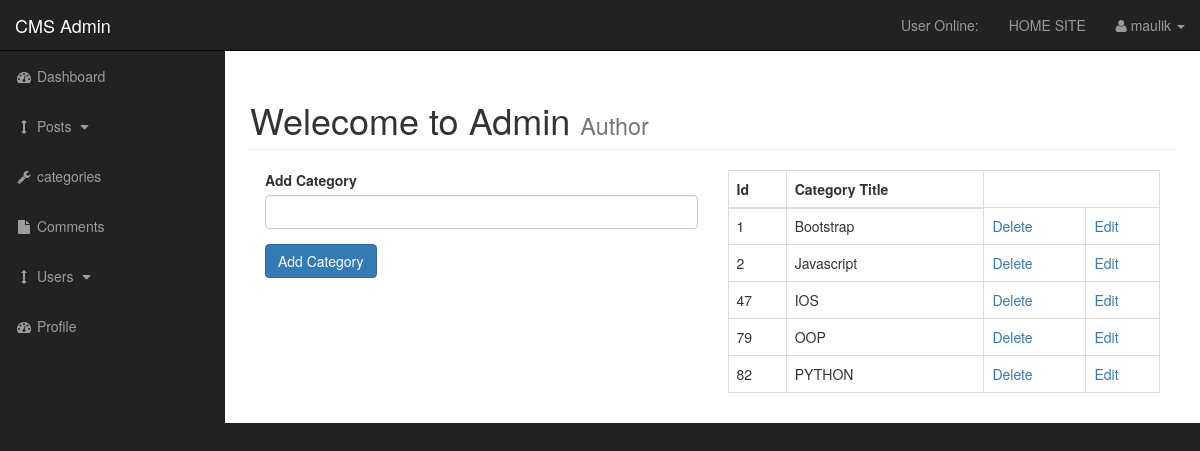
The app's page /admin/categories.php (signed in) with its own data.
### tables this page shows
CREATE TABLE `categories` (
  `cat_id` int(3) NOT NULL,
  `user_id` int(11) NOT NULL,
  `cat_title` varchar(255) NOT NULL
);

### admin/function.php (the view, shortened to what this page needs)
<?php
function escape($string) {
    global $connection;
    return mysqli_real_escape_string($connection, trim($string));
}
function findAllcategories() {
    global $connection;
    $query = "SELECT * FROM categories";
    $select_categories = mysqli_query($connection, $query);
    while ($row = mysqli_fetch_assoc($select_categories)) {
        $cat_id = escape($row['cat_id']);
        $cat_title = escape($row['cat_title']);
        echo "<tr>";
        echo "<td>{$cat_id}</td>";
        echo "<td>{$cat_title}</td>";
        echo "<td><a href='categories.php?delete={$cat_id}'>Delete</a></td>";
        echo "<td><a href='categories.php?edit={$cat_id}'>Edit</a></td>";
        echo "</tr>";
    }
}
?>

### admin/css/sb-admin.css (style rules this page uses)
body { margin-top: 100px; background-color: #222; }
@media (min-width:768px) { body { margin-top: 50px; } }

### records on screen
categories: cat_id "1", cat_title "Bootstrap"
categories: cat_id "2", cat_title "Javascript"
categories: cat_id "47", cat_title "IOS"
categories: cat_id "79", cat_title "OOP"
categories: cat_id "82", cat_title "PYTHON"

### other values on screen
$_SESSION['username'] "maulik"
